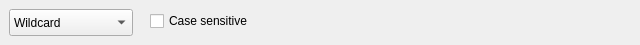
<?xml version="1.0" encoding="UTF-8"?>
<ui version="4.0">
 <class>filterMatchMode</class>
 <widget class="QWidget" name="filterMatchMode">
  <property name="geometry">
   <rect>
    <x>0</x>
    <y>0</y>
    <width>640</width>
    <height>45</height>
   </rect>
  </property>
  <property name="windowTitle">
   <string>Form</string>
  </property>
  <widget class="QComboBox" name="matchModeCombo">
   <property name="geometry">
    <rect>
     <x>9</x>
     <y>9</y>
     <width>124</width>
     <height>27</height>
    </rect>
   </property>
   <item>
    <property name="text">
     <string>Wildcard</string>
    </property>
   </item>
   <item>
    <property name="text">
     <string>Reg-exp</string>
    </property>
   </item>
   <item>
    <property name="text">
     <string>Fuzzy</string>
    </property>
   </item>
   <item>
    <property name="text">
     <string>Fixed</string>
    </property>
   </item>
  </widget>
  <widget class="QCheckBox" name="casse">
   <property name="geometry">
    <rect>
     <x>150</x>
     <y>10</y>
     <width>131</width>
     <height>22</height>
    </rect>
   </property>
   <property name="text">
    <string>Case sensitive</string>
   </property>
  </widget>
 </widget>
 <resources/>
 <connections/>
</ui>
